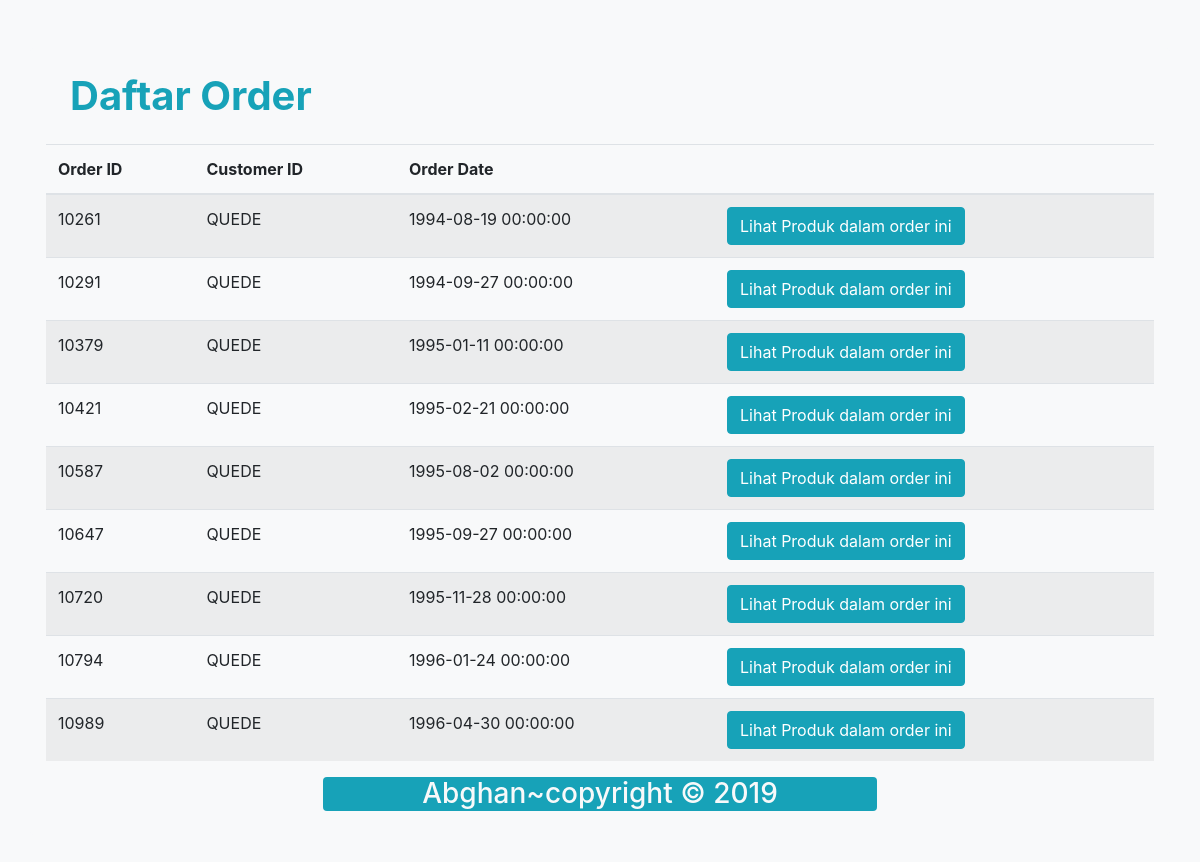
Page /order.php?cid=QUEDE on the committed database.
### tables this page shows
CREATE TABLE `orders` (
  `OrderID` int(11) NOT NULL default '0',
  `CustomerID` varchar(5) default NULL,
  `EmployeeID` int(11) default NULL,
  `OrderDate` datetime default NULL,
  `RequiredDate` datetime default NULL,
  `ShippedDate` datetime default NULL,
  `ShipVia` int(11) default NULL,
  `Freight` double default NULL,
  `ShipName` varchar(40) default NULL,
  `ShipAddress` varchar(60) default NULL,
  `ShipCity` varchar(15) default NULL,
  `ShipRegion` varchar(15) default NULL,
  `ShipPostalCode` varchar(10) default NULL,
  `ShipCountry` varchar(15) default NULL,
  PRIMARY KEY  (`OrderID`)
);

### order.php (the view, shortened to what this page needs)
<!DOCTYPE html>
<html lang="en">
<head>
  <link rel="stylesheet" href="css/bootstrap.min.css">
</head>
<body class="bg-light">
  <?php
  $cid = $_GET['cid'];
  $link = mysqli_connect("localhost", "root", "", "nwind");
  $data = mysqli_query($link, "SELECT * FROM orders WHERE CustomerID = '$cid'");
  ?>
  <div class="container bg-light p-3 my-5 rounded">
    <h1 class="text-info mt-2 ml-4 mb-auto"><b>Daftar Order</b></h1><br>
    <table class="table table-striped">
      <thead>
        <tr>
          <th scope="col">Order ID</th>
          <th scope="col">Customer ID</th>
          <th scope="col">Order Date</th>
          <th scope="col"></th>
        </tr>
      </thead>
      <tbody>
        <?php
        while ($row = mysqli_fetch_array($data)) {
          ?>
          <tr>
            <td>
              <?=
                  $row['OrderID'];
                $order = $row['OrderID'];
                ?>
            </td>
            <td><?= $cid; ?></td>
            <td><?= $row['OrderDate']; ?></td>
            <td>
              <a href="order-details.php?oid=<?= $order ?>">
                <button type="button" class="btn btn-info">Lihat Produk dalam order ini</button>
              </a>
            </td>
          </tr>
        <?php
        }
        ?>
      </tbody>
    </table>
    <div class="container col-6 bg-info rounded">
        <h3 class="text-light text-center">Abghan~copyright &copy 2019</h3>
    </div>
  </div>
</body>
</html>

### rows in the picture
orders: OrderID "10261", OrderDate "1994-08-19 00:00:00"
orders: OrderID "10291", OrderDate "1994-09-27 00:00:00"
orders: OrderID "10379", OrderDate "1995-01-11 00:00:00"
orders: OrderID "10421", OrderDate "1995-02-21 00:00:00"
orders: OrderID "10587", OrderDate "1995-08-02 00:00:00"
orders: OrderID "10647", OrderDate "1995-09-27 00:00:00"
orders: OrderID "10720", OrderDate "1995-11-28 00:00:00"
orders: OrderID "10794", OrderDate "1996-01-24 00:00:00"
orders: OrderID "10989", OrderDate "1996-04-30 00:00:00"
